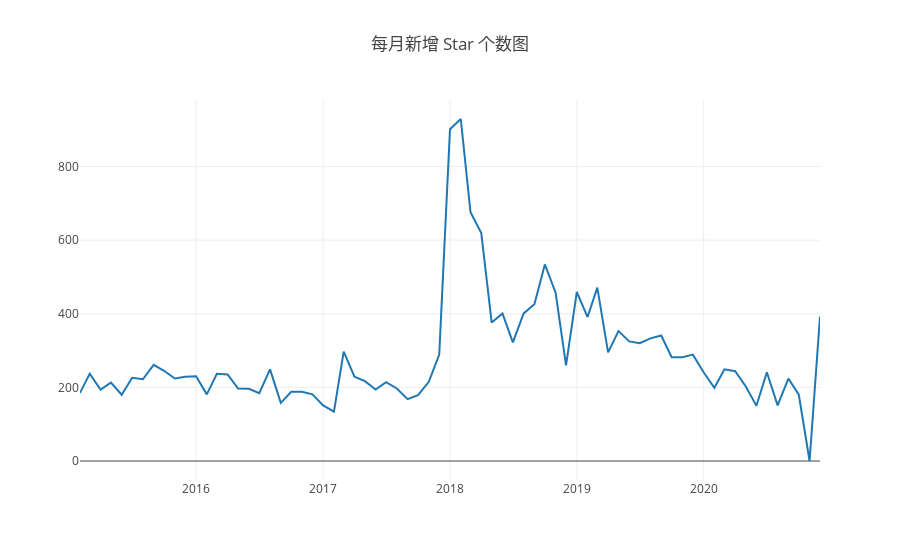

The notebook cell this image was saved under:
### Code cell
Promise.all(dates.map(d => {
    var y = 0;
    // console.log(d);
    var m = d[0].substring(5,7);
    if(m == '12'){
        y = d[1].substring(0,4);
    }else{
        y = d[0].substring(0,4);
    }
    // console.log(m)
    // console.log(y)
        var q = `SELECT Max(repo_stargazers_count) as star_count
        FROM github_log.year${y}
        WHERE repo_id=${id} and created_date > toDate('${d[0]}')
        and created_date < toDate('${d[1]}')`;
        return openDigger.driver.clickhouse.query(q);
})).then(data => {
    // console.log(data);
    var star_count = [];
    monthes.splice(0,1);
    for(var i = 0; i < data.length-1; i++){
        if(parseInt(data[i][0].star_count)!=0){
            var k = parseInt(data[i][0].star_count)
        }
        var d = parseInt(data[i+1][0].star_count) - k
        if(d<0){
            d=0;
        }
        // console.log(d)
        star_count.push(d);
    };
    console.table(star_count.map((d, i) => {
        return {
            '时间':monthes[i++],
            '新增star数': d,
        };
    }));
    openDigger.render.plotly([
        {x: monthes, y: star_count, mode: 'scatter', name: 'STAR数量'},
    ], {
        title: '每月新增 Star 个数图',
    });
});

### Figure 1 — Plotly figure (JSON) as saved in the notebook; plotly's stock layout.template omitted (floating-point values rounded to 4 significant figures)
{"data": [{"mode": "scatter", "name": "STAR数量", "x": ["2015-2", "2015-3", "2015-4", "2015-5", "2015-6", "2015-7", "2015-8", "2015-9", "2015-10", "2015-11", "2015-12", "2016-1", "2016-2", "2016-3", "2016-4", "2016-5", "2016-6", "2016-7", "2016-8", "2016-9", "2016-10", "2016-11", "2016-12", "2017-1", "2017-2", "2017-3", "2017-4", "2017-5", "2017-6", "2017-7", "2017-8", "2017-9", "2017-10", "2017-11", "2017-12", "2018-1", "2018-2", "2018-3", "2018-4", "2018-5", "2018-6", "2018-7", "2018-8", "2018-9", "2018-10", "2018-11", "2018-12", "2019-1", "2019-2", "2019-3", "2019-4", "2019-5", "2019-6", "2019-7", "2019-8", "2019-9", "2019-10", "2019-11", "2019-12", "2020-1", "2020-2", "2020-3", "2020-4", "2020-5", "2020-6", "2020-7", "2020-8", "2020-9", "2020-10", "2020-11", "2020-12"], "y": [185, 237, 194, 213, 180, 226, 222, 261, 245, 224, 229, 230, 181, 237, 235, 197, 196, 184, 249, 158, 188, 188, 181, 151, 134, 297, 229, 217, 194, 214, 197, 168, 179, 215, 289, 901, 929, 676, 619, 376, 401, 322, 401, 426, 534, 457, 260, 459, 391, 471, 295, 353, 325, 320, 333, 341, 282, 282, 289, 241, 199, 249, 244, 203, 150, 241, 151, 224, 180, 0, 392]}], "layout": {"autosize": true, "title": {"text": "每月新增 Star 个数图"}, "xaxis": {"autorange": true, "range": ["2015-02-01", "2020-12-01"], "type": "date"}, "yaxis": {"autorange": true, "range": [-51.61, 980.6], "type": "linear"}}}
